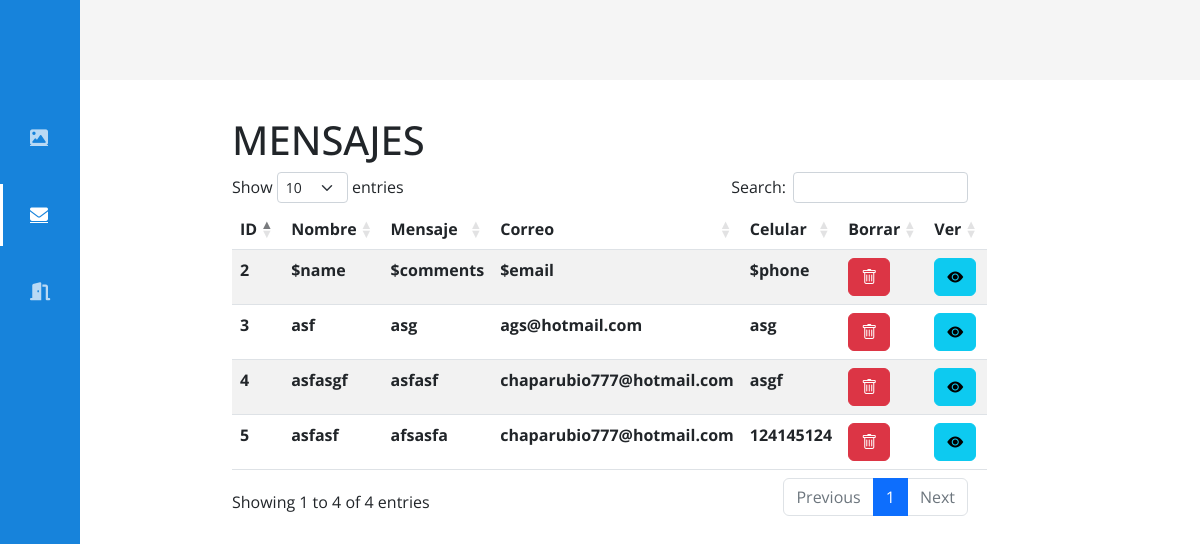
The app's page /php/mensajes.php (signed in) with its own data.
### tables this page shows
CREATE TABLE `contacto` (
  `ID_contacto` int(11) NOT NULL,
  `nombre` tinytext NOT NULL,
  `correo` varchar(80) NOT NULL,
  `celular` varchar(10) NOT NULL,
  `comentarios` text NOT NULL,
  `fecha` date NOT NULL,
  `rol` varchar(80) NOT NULL
);

### php/mensajes.php (the view, shortened to what this page needs)
<?php
$con = conectar();
$sql = "SELECT * FROM contacto ORDER BY ID_contacto DESC ";
$query = mysqli_query($con, $sql);
?>
<!doctype html>
<html lang="en">
<head>
    <link rel="stylesheet" href="https://cdn.jsdelivr.net/npm/bootstrap-icons@1.10.3/font/bootstrap-icons.css">
    <link href="https://cdn.jsdelivr.net/npm/bootstrap@5.2.3/dist/css/bootstrap.min.css" rel="stylesheet">
        <link rel="stylesheet" href="../css/menulateral.css">
        <link rel="stylesheet" href="https://cdnjs.cloudflare.com/ajax/libs/twitter-bootstrap/5.2.0/css/bootstrap.min.css">
    <link rel="stylesheet" href="https://cdn.datatables.net/1.13.1/css/dataTables.bootstrap5.min.css">
</head>
<body id="body">
<?php
    if(isset($_SESSION['usuario'])){
   if($_SESSION['usuario']['cargo']!="CEO"){
?>
    <header>
        <div class="icon__menu">
        </div>
    </header>
    <div class="menu__side" id="menu_side">
        <div class="options__menu">
            <a href="galeria.php" >
                <div class="option">
                <i class="fa-solid fa-image" title="Galeria"></i>
                    <h4>Galeria</h4>
                </div>
            </a>
            <a href="mensajes.php" class="selected">
                <div class="option">
                <i class="fa-solid fa-envelope" title= "Contacto"></i>
                    <h4>Contacto</h4>
                </div>
            </a>
            <a href="salir.php">
                <div class="option">
                <i class="fa-solid fa-door-open" title="Cerrar Sesion"></i>
                    <h4>Salir</h4>
                </div>
            </a>
        </div>
    </div>
    <?php
       }else if($_SESSION['usuario']['cargo']=="CEO"){
        ?>
    <header>
        <div class="icon__menu">
            <i class="fas fa-bars" id="btn_open"></i>
        </div>
    </header>
    <div class="menu__side" id="menu_side">
        <div class="options__menu">
            <a href="galeria.php">
                <div class="option">
                <i class="fa-solid fa-image" title="Galeria"></i>
                    <h4>Galeria</h4>
                </div>
            </a>
            <a href="admin.php" >
                <div class="option">
                <i class="fa-solid fa-user" title="Usuarios"></i>
                    <h4>Usuarios</h4>
                </div>
            </a>
            <a href="mensajes.php" class="selected">
                <div class="option" >
                <i class="fa-solid fa-envelope" title= "Contacto"></i>
                    <h4>Contacto</h4>
                </div>
            </a>
            <a href="salir.php">
                <div class="option">
                <i class="fa-solid fa-door-open" title="Cerrar Sesion"></i>
                    <h4>Salir</h4>
                </div>
            </a>
        </div>
    </div>
    <?php
       }
   }
   ?>
    <main>
<br><br><br><br>
    <div class="container">
        <div class="row">
            <div class="col-md-2"></div>
            <div class="col-md-8 col-sm-12">
                <table id="ejemplo" class="table table-striped" style="width:100%">
                    <h1 class="titulo2">MENSAJES</h1>
                    <thead class="table  table-striped">
                        <tr>
                            <th>ID</th>
                            <th>Nombre</th>
                            <th>Mensaje</th>
                            <th>Correo</th>
                            <th>Celular</th>
                            <th>Borrar</th>
                            <th>Ver</th>
                        </tr>
                    </thead>
                    <tbody>
                        <?php
                        while ($row = mysqli_fetch_array($query)) {
                            ?>
                            <tr>
                                <th>
                                    <?php echo $row['ID_contacto'] ?>
                                </th>
                                <th>
                                    <?php echo $row['nombre'] ?>
                                </th>
                                <th>
                                    <?php echo $row['comentarios'] ?>
                                </th>
                                <th>
                                    <?php echo $row['correo'] ?>
                                </th>
                                <th>
                                    <?php echo $row['celular'] ?>
                                </th>
                                <th> <a class="btn btn-danger" data-toggle="modal"
                                        data-target="#ModalDelete<?php echo $row['ID_contacto'] ?>"><i
                                            class="bi bi-trash"></i></a></th>
                                <th><a class="btn btn-info" data-toggle="modal"
                                        data-target="#ModalVer<?php echo $row['ID_contacto'] ?>"><i
                                            class="bi bi-eye-fill"></i></a> </th>
                            </tr>
                        <?php
                        }
                        ?>
                    </tbody>
                </table>
            </div>
        </div>
    </div>
    </main>
</body>
</html>

### css/menulateral.css (style rules this page uses)
* { margin: 0; padding: 0; box-sizing: border-box; text-decoration: none; font-family: 'Open Sans', sans-serif; }
body { margin-left: 80px; margin-top: 80px; transition: margin-left 300ms cubic-bezier(0.785, 0.135, 0.15, 0.86); }
main { padding: 20px; }
header { width: 100%; height: 80px; background: #f5f5f5; display: flex; align-items: center; position: fixed; top: 0; z-index: 200; }
.icon__menu { width: 50px; height: 100%; display: flex; justify-content: center; align-items: center; transform: translateX(10px); }
.menu__side { width: 80px; height: 100%; background: #1783db; position: fixed; top: 0; left: 0; color: white; font-size: 18px; z-index: 300; overflow: hidden; overflow-y: scroll; border-right: 20px solid #1783db; transition: all 300ms cubic-bezier(0.785, 0.135, 0.15, 0.86); }
.menu__side { -ms-overflow-style: none; scrollbar-width: none; }
.options__menu { padding: 20px 30px; position: absolute; top: 80px; }
.options__menu a { color: #ffffffb2; cursor: default; display: block; position: relative; transition: color 300ms; }
.options__menu .option { padding: 20px 0px; display: flex; align-items: center; position: relative; }
.options__menu .option i { width: 20px; margin-right: 20px; cursor: pointer; }
.options__menu .option h4 { font-weight: 300; cursor: pointer; }
a.selected { color: #fff; }
.selected:before { content: ''; width: 3px; height: 80%; background: white; position: absolute; top: 10%; left: -30px; }

### records on screen
contacto: ID_contacto "5", nombre "asfasf", comentarios "afsasfa", correo "chaparubio777@hotmail.com", celular "124145124"
contacto: ID_contacto "4", nombre "asfasgf", comentarios "asfasf", correo "chaparubio777@hotmail.com", celular "asgf"
contacto: ID_contacto "3", nombre "asf", comentarios "asg", correo "ags@hotmail.com", celular "asg"
contacto: ID_contacto "2", nombre "$name", comentarios "$comments", correo "$email", celular "$phone"
